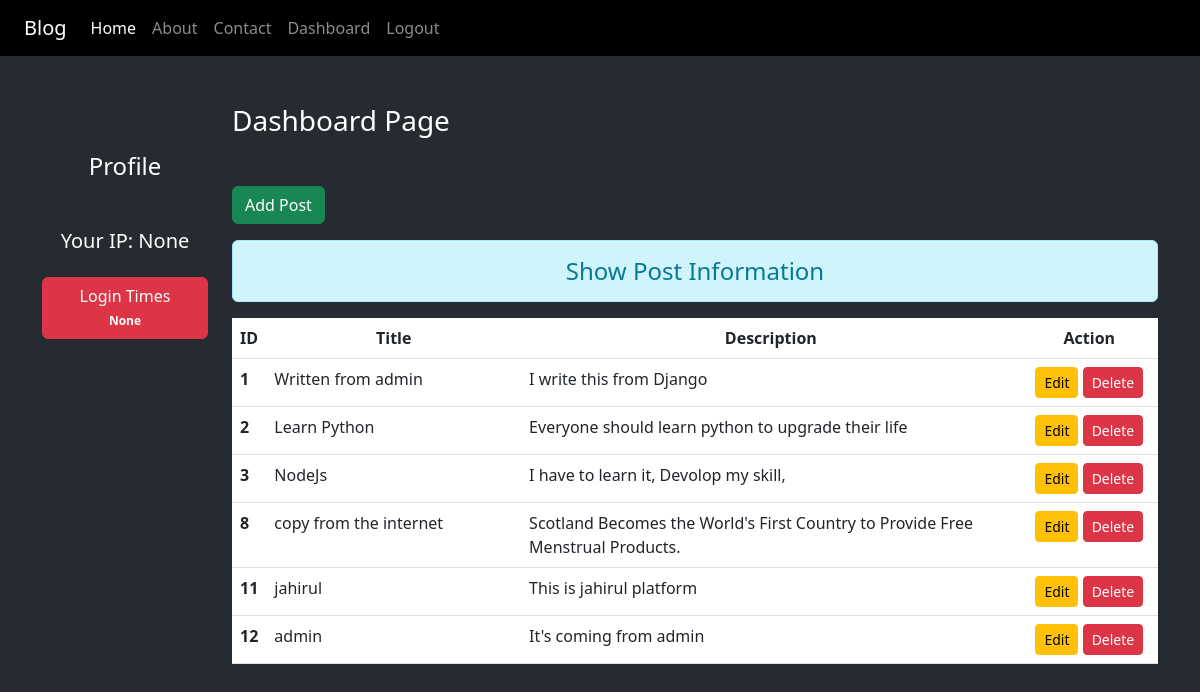
The page /dashboard/ (signed in) on the database its author committed.
### blogapp/models.py (models this page shows)
class Post(models.Model):
    title = models.CharField(max_length=150)
    desc = models.TextField()

### blogapp/views.py (the view)
# urls.py: path('dashboard/', views.dashboard, name='dashboard'),
def dashboard(request):
    if request.user.is_authenticated:
        posts = Post.objects.all()
        user = request.user
        full_name = user.get_full_name()
        gps = user.groups.all()
        ip = request.session.get('ip', 0)  # it for greping the ip of client
        ct = cache.get('count', version=user.pk)
        return render(request, 'blog/dashboard.html', {'posts':posts, 'full_name':full_name, 'groups':gps, 'ip':ip, 'ct':ct})
    else:
        return HttpResponseRedirect('/user_login/')

### blogapp/templates/blog/dashboard.html (shortened to what this page needs)
{% extends 'blog/base.html' %}
{% load static %}
{% block side %}
<div class="col-sm-2 text-white my-5 text-center">
    <h4 class="my-5">Profile</h4>
    <h5 class="mt-3">Your IP: {{ip}}</h5>
    <button type="button" class="btn btn-danger mt-3">
        Login Times <span class="badge badge-light">{{ct}}</span>
    </button>
</div>
{% endblock side %}
{% block content %}
<div class="col-sm-10">
    <h3 class="text-white my-5">Dashboard Page</h3>
    <a href="{% url 'addpost' %}" class="btn btn-success">Add Post</a>
    <h4 class="text-center alert alert-info mt-3">Show Post Information</h4>
    {% if posts %}
    <table class="table table-hover bg-white">
        <thead>
            <tr class="text-center">
                <th scope="col" style="width:2%">ID</th>
                <th scope="col" style="width:28%">Title</th>
                <th scope="col" style="width:55%">Description</th>
                <th scope="col" style="width:15%">Action</th>
            </tr>
        </thead>
        <tbody>
            {% for post in posts %}
            <tr>
                <th scope="row">{{post.id}}</th>
                <td>{{post.title}}</td>
                <td>{{post.desc}}</td>
                <td class="text-center">
                    <a href="{% url 'updatepost' post.id %}" class="btn btn-warning btn-sm">Edit</a>
                    {% if perms.blog.delete_post %}
                    <form action="{% url 'deletepost' post.id %}" method="post" class="d-inline">
                        <input type="submit" class="btn btn-danger btn-sm" value="Delete">
                    </form>
                    {% endif %}
                </td>
            </tr>
            {% endfor %}
        </tbody>
    </table>
    {% endif %}
</div>
{% endblock content %}

### blogapp/static/blog/css/style.css (style rules this page uses)
body { background-color: rgb(37, 43, 48); color: antiquewhite; }

### rows shown on the page
Post: id "1", title "Written from admin", desc "I write this from Django"
Post: id "2", title "Learn Python", desc "Everyone should learn python to upgrade their life"
Post: id "3", title "NodeJs", desc "I have to learn it, Devolop my skill,"
Post: id "8", title "copy from the internet", desc "Scotland Becomes the World's First Country to Provide Free Menstrual Products."
Post: id "11", title "jahirul", desc "This is jahirul platform"
Post: id "12", title "admin", desc "It's coming from admin"

### other values the page prints
{{ ip }} "None"
{{ ct }} "None"
